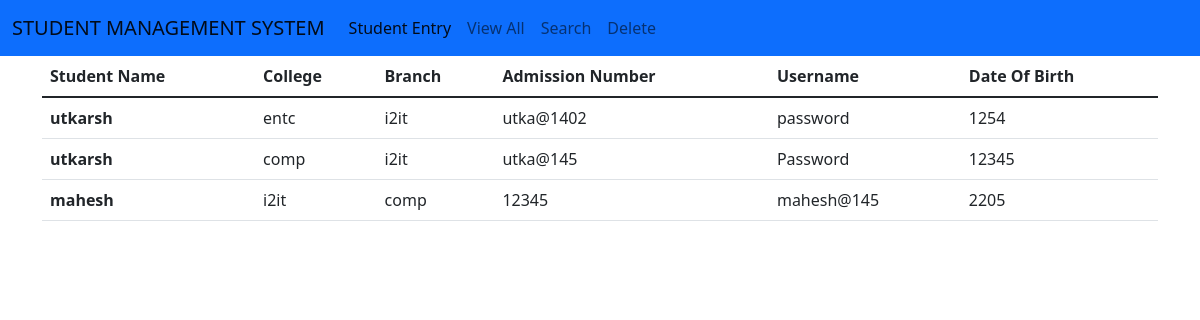
/Viewall, run on the app's committed database.
### tables this page shows
CREATE TABLE STUDENTDATA(
                  ID INTEGER PRIMARY KEY AUTOINCREMENT,
                  Name TEXT,COLLEGE_NAME TEXT,
                  BRANCH TEXT,ADMNO INTEGER,USERNAME TEXT,
                  PASSWORD TEXT,DOB TEXT);

### studentdata.py (the view)
@app.route("/Viewall")
def Viewall():
    curr = con.cursor()
    curr.execute("SELECT* FROM STUDENTDATA")
    result= curr.fetchall()
    return flask.render_template("Viewall.html",students=result)

### templates/viewAll.html (shortened to what this page needs)
<!DOCTYPE html>
<html lang="en">
<head>
    <link href="https://cdn.jsdelivr.net/npm/bootstrap@5.1.3/dist/css/bootstrap.min.css" rel="stylesheet">
</head>
<body>
  <nav class="navbar navbar-expand-lg navbar-light bg-primary">
    <div class="container-fluid">
      <a class="navbar-brand" href="#">STUDENT MANAGEMENT SYSTEM</a>
      <div class="collapse navbar-collapse" id="navbarNav">
        <ul class="navbar-nav">
          <li class="nav-item">
            <a class="nav-link active" aria-current="page" href="/register">Student Entry</a>
          </li>
          <li class="nav-item">
            <a class="nav-link" href="/Viewall">View All</a>
          </li>
          <li class="nav-item">
            <a class="nav-link" href="/search">Search</a>
          </li>
          <li class="nav-item">
            <a class="nav-link" href="/delete">Delete</a>
          </li>
        </ul>
      </div>
    </div>
  </nav>
    <div class="container">
        <div class="col col-12 col-sm-12 col-md-12 col-lg-12 col-xl-12 col-xxl-12">
            <table class="table">
                <thead>
                  <tr>
                    <th scope="col">Student Name</th>
                    <th scope="col">College</th>
                    <th scope="col">Branch</th>
                    <th scope="col">Admission Number</th>
                    <th scope="col">Username</th>
                    <th scope="col">Date Of Birth</th>
                  </tr>
                </thead>
                <tbody>
                    {% for i in students %}
                    <tr>
                        <th scope="row">{{i[1]}}</th>
                        <td>{{i[2]}}</td>
                        <td>{{i[3]}}</td>
                        <td>{{i[4]}}</td>
                        <td>{{i[5]}}</td>
                        <td>{{i[7]}}</td>
                      </tr>
                    {% endfor %}
                </tbody>
              </table>
        </div>
    </div>
</body>
</html>

### data on the page
STUDENTDATA: Name "utkarsh", COLLEGE_NAME "entc", BRANCH "i2it", ADMNO "utka@1402", USERNAME "password", DOB "1254"
STUDENTDATA: Name "utkarsh", COLLEGE_NAME "comp", BRANCH "i2it", ADMNO "utka@145", USERNAME "Password", DOB "12345"
STUDENTDATA: Name "mahesh", COLLEGE_NAME "i2it", BRANCH "comp", ADMNO "12345", USERNAME "mahesh@145", DOB "2205"
